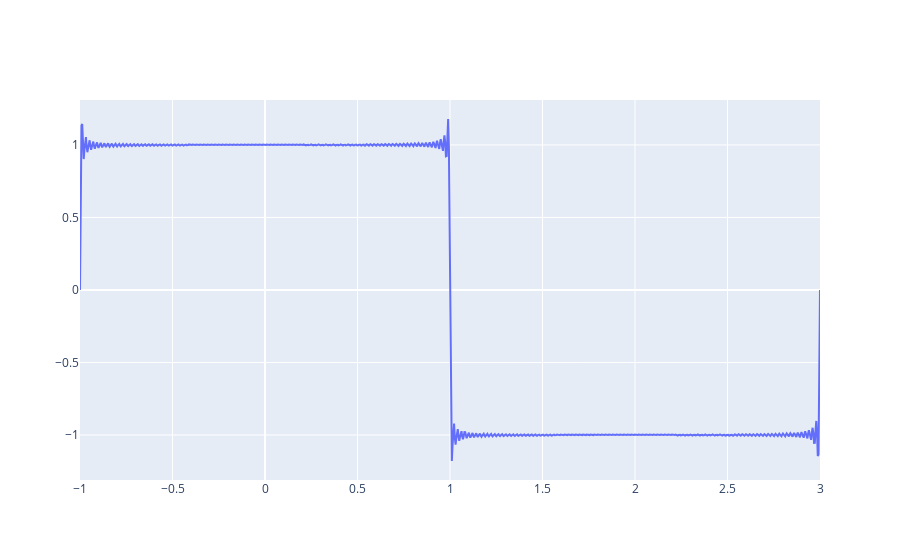
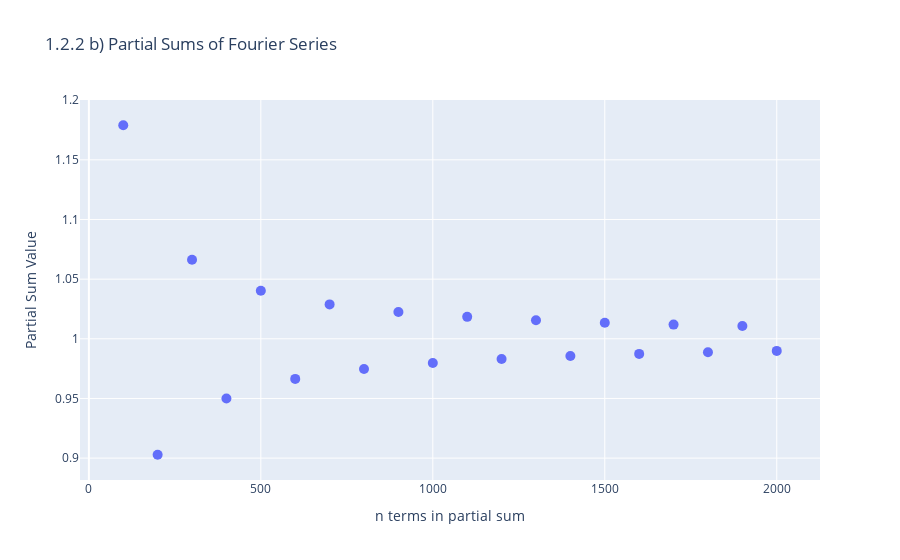
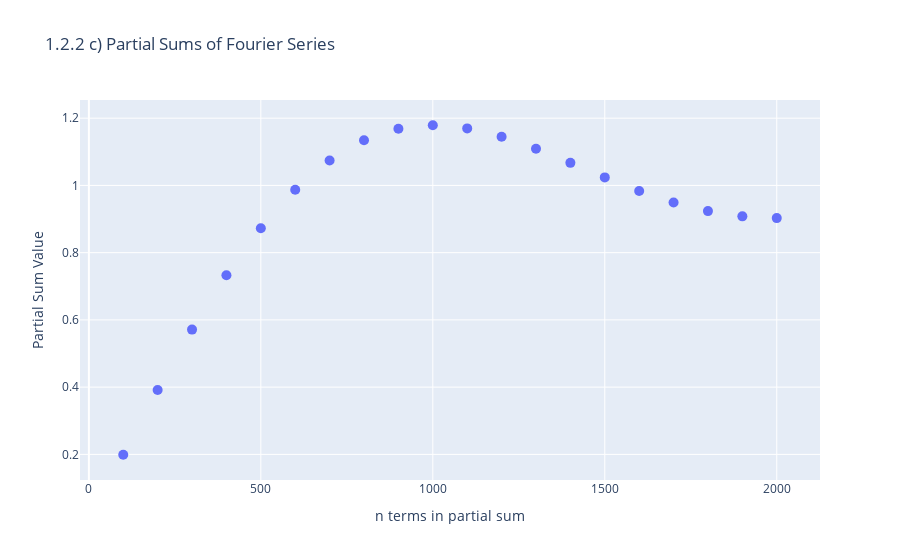

The code cell stored with these charts, in order, in its notebook:
### Code cell
"""
1.2.2 - from a computational perspective, this is all about setting up a tool that can
generate a finite series of functions.
"""


# We start by defining a function that can map from the number n, to the function
# defining the nth term of a Fourier series.
def nth_term(n: int):
    return RealFunction(
        lambda x: (4 / np.pi)
        * (-1) ** (n - 1)
        / (2 * n - 1)
        * np.cos((2 * n - 1) * np.pi * x / 2)
    )


# Now we can use this function to instantiate a FunctionSeries object. We can use this
# object to calculate and plot the partial sums of the Fourier series, which will make
# the rest of the questions in this section much easier to answer.
series = FunctionSeries(nth_term)

# 1.2.2 a)
partial_sum_100 = series.compute_partial_sum(100)
print("The following evaluations are for question 1.2.2 a):")
print("Evaluating at 0", partial_sum_100.evaluate(0))
print("Evaluating at 0.5", partial_sum_100.evaluate(0.5))
print("Evaluating at 0.9", partial_sum_100.evaluate(0.9))
print("Evaluating at 0.99", partial_sum_100.evaluate(0.99))
print("Evaluating at 1.1", partial_sum_100.evaluate(1.1))
print("Evaluating at 2", partial_sum_100.evaluate(2))

# Uncomment to plot this for brownie points.
partial_sum_100.plot(ClosedInterval(-1, 3))


# 1.2.2 b)
# Compute the partial sums for n = 100, 200, ..., 2000.
partial_sum_dict = {x: series.compute_partial_sum(x) for x in range(100, 2100, 100)}

# Plot the partial sums for n = 100, 200, ..., 2000, evaluated at x = 0.99.
partial_sum_values = [partial_sum_dict[x].evaluate(0.99) for x in partial_sum_dict]
partial_sum_values = np.array(partial_sum_values)

# Plot these using plotly.
fig = go.Figure()
fig.add_trace(
    go.Scatter(
        x=list(partial_sum_dict.keys()),
        y=partial_sum_values,
        mode="markers",
        marker=dict(size=10),
    )
)

# Set the title and axis labels.
fig.update_layout(
    title="1.2.2 b) Partial Sums of Fourier Series",
    xaxis_title="n terms in partial sum",
    yaxis_title="Partial Sum Value",
)
fig.show()

# 1.2.2 c)
# This is the same as 1.2.2 b), but we evaluate at x = 0.999 instead.
partial_sum_values = [partial_sum_dict[x].evaluate(0.999) for x in partial_sum_dict]
partial_sum_values = np.array(partial_sum_values)

# Plot these using plotly.
fig = go.Figure()
fig.add_trace(
    go.Scatter(
        x=list(partial_sum_dict.keys()),
        y=partial_sum_values,
        mode="markers",
        marker=dict(size=10),
    )
)

# Set the title and axis labels.
fig.update_layout(
    title="1.2.2 c) Partial Sums of Fourier Series",
    xaxis_title="n terms in partial sum",
    yaxis_title="Partial Sum Value",
)
fig.show()

# 1.2.2 d)
print("The value of the infinite series at x = 1 is 0")

### Figure 1 — Plotly figure (JSON) as saved in the notebook; plotly's stock layout.template omitted (floating-point values rounded to 4 significant figures; data arrays with more than 128 entries replaced by an {"elided": "..."} marker saying what was removed)
{"data": [{"type": "scatter", "x": {"elided": "1000 float values"}, "y": {"elided": "1000 float values"}}], "layout": {}}

### Figure 2 — Plotly figure (JSON) as saved in the notebook; plotly's stock layout.template omitted (floating-point values rounded to 4 significant figures)
{"data": [{"marker": {"size": 10}, "mode": "markers", "type": "scatter", "x": [100, 200, 300, 400, 500, 600, 700, 800, 900, 1000, 1100, 1200, 1300, 1400, 1500, 1600, 1700, 1800, 1900, 2000], "y": [1.179, 0.9028, 1.066, 0.9499, 1.04, 0.9664, 1.029, 0.9747, 1.022, 0.9798, 1.018, 0.9831, 1.016, 0.9855, 1.013, 0.9873, 1.012, 0.9887, 1.011, 0.9899]}], "layout": {"title": {"text": "1.2.2 b) Partial Sums of Fourier Series"}, "xaxis": {"title": {"text": "n terms in partial sum"}}, "yaxis": {"title": {"text": "Partial Sum Value"}}}}

### Figure 3 — Plotly figure (JSON) as saved in the notebook; plotly's stock layout.template omitted (floating-point values rounded to 4 significant figures)
{"data": [{"marker": {"size": 10}, "mode": "markers", "type": "scatter", "x": [100, 200, 300, 400, 500, 600, 700, 800, 900, 1000, 1100, 1200, 1300, 1400, 1500, 1600, 1700, 1800, 1900, 2000], "y": [0.1989, 0.3913, 0.5712, 0.7331, 0.8727, 0.9869, 1.074, 1.134, 1.168, 1.179, 1.17, 1.145, 1.109, 1.067, 1.024, 0.9835, 0.9492, 0.9236, 0.908, 0.9028]}], "layout": {"title": {"text": "1.2.2 c) Partial Sums of Fourier Series"}, "xaxis": {"title": {"text": "n terms in partial sum"}}, "yaxis": {"title": {"text": "Partial Sum Value"}}}}
